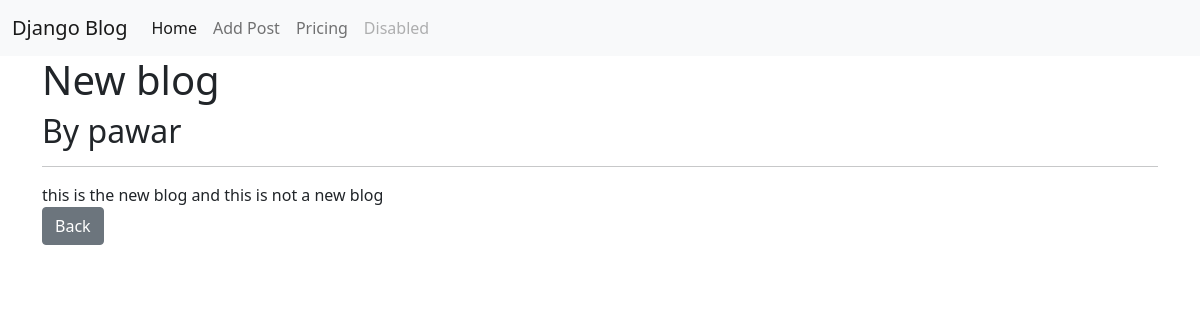
Screenshot of /post/2 with the database file from the repository.
### blog/models.py (models this page shows, shortened)
class Post(models.Model):
    title = models.CharField(max_length = 255)
    title_tag = models.CharField(max_length=255, default="title tag")
    body = models.TextField()
    created_by = models.ForeignKey(User,on_delete=models.CASCADE)
    date_added = models.DateTimeField(auto_now=True)

### blog/views.py (the view)
# urls.py: path("post/<int:pk>",PostDetailView.as_view(),name = "detail"),
class PostDetailView(generic.DetailView):
    model = Post
    template_name = "post_detail.html"

### blog/templates/post_detail.html (shortened to what this page needs)
{% extends "base.html" %}
{% block content %}
<div class="container">
    <h1>{{post.title}}</h1>
    <h2>By {{post.created_by}}</h2>
    <hr/>
    <div>{{post.body}}</div>
    <a href="{% url 'list' %}" class="btn btn-secondary">Back</a>
</div>
{% endblock %}

### rows the page displays
Post: title "New blog", created_by "pawar", body "this is the new blog and this is not a new blog"
